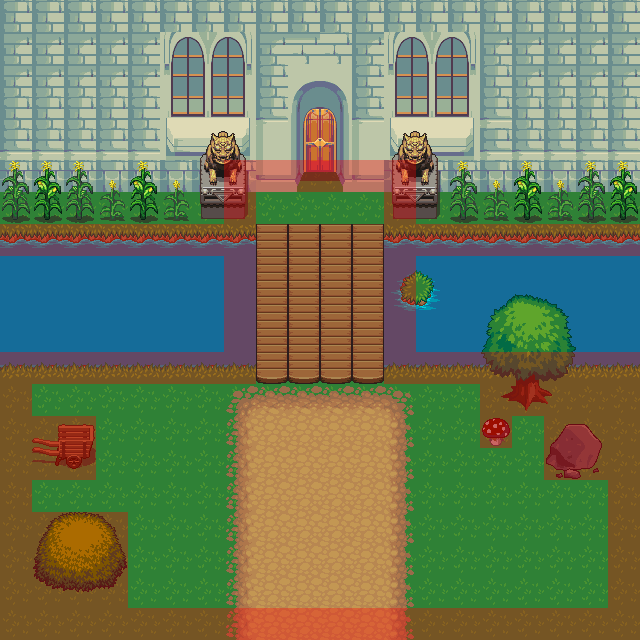

Below is a game level as drawn by its tile map, then a one-line description and the .tmx file that defines it, in full:
An orthogonal 20x20 tile map with 32x32 px tiles, 4 tile layers (Floor, Above Floor, Front Trees, Collision), 4 tilesets and 1 object.

<map version="1.0" orientation="orthogonal" renderorder="right-down" width="20" height="20" tilewidth="32" tileheight="32" nextobjectid="1">
 <tileset firstgid="1" name="terrain" tilewidth="32" tileheight="32" tilecount="1024" columns="32">
  <image source="../Tilesets/LPC_Terrain/terrain.png" width="1024" height="1024" />
  <terraintypes>
   <terrain name="Grass" tile="-1" />
  </terraintypes>
  <tile id="353" terrain="0,0,0,0" />
 </tileset>
 <tileset firstgid="1025" name="build_atlas" tilewidth="32" tileheight="32" tilecount="1024" columns="32">
  <image source="../Tilesets/Atlas2/build_atlas.png" width="1024" height="1024" />
 </tileset>
 <tileset firstgid="2049" name="terrain_atlas" tilewidth="32" tileheight="32" tilecount="1024" columns="32">
  <image source="../Tilesets/Atlas/terrain_atlas.png" width="1024" height="1024" />
 </tileset>
 <tileset firstgid="3073" name="CollisionDetector" tilewidth="32" tileheight="32" tilecount="1" columns="1">
  <image source="../Tilesets/CollisionDetector.png" width="32" height="32" />
  <tile id="0">
   <objectgroup draworder="index">
    <object id="5" x="0.0869565" y="0.0434783" width="31.8261" height="31.8696" />
   </objectgroup>
  </tile>
 </tileset>
 <layer name="Floor" width="20" height="20">
  <data encoding="csv">
354,354,354,354,354,354,354,354,354,354,354,354,354,354,354,354,354,354,354,354,
354,354,354,354,354,354,354,354,354,354,354,354,354,354,354,354,354,354,354,354,
354,354,354,354,354,354,354,354,354,354,354,354,354,354,354,354,354,354,354,354,
354,354,354,354,354,354,354,354,354,354,354,354,354,354,354,354,354,354,354,354,
354,354,354,354,354,354,354,354,354,354,354,354,354,354,354,354,354,354,354,354,
354,354,354,354,354,354,354,354,354,354,354,354,354,354,354,354,354,354,354,354,
354,354,354,354,354,354,354,354,354,354,354,354,354,354,354,354,354,354,354,354,
354,354,354,354,354,354,354,354,354,354,354,354,354,354,354,354,354,354,354,354,
354,354,354,354,354,354,354,354,354,354,354,354,354,354,354,354,354,354,354,354,
354,354,354,354,354,354,354,354,354,354,354,354,354,354,354,354,354,354,354,354,
354,354,354,354,354,354,354,354,354,354,354,354,354,354,354,354,354,354,354,354,
354,354,354,354,354,354,354,354,354,354,354,354,354,354,354,354,354,354,354,354,
354,354,354,354,354,354,354,354,354,354,354,354,354,354,354,354,354,354,354,354,
354,354,354,354,354,354,354,354,354,354,354,354,354,354,354,354,354,354,354,354,
354,354,354,354,354,354,354,354,354,354,354,354,354,354,354,354,354,354,354,354,
354,354,354,354,354,354,354,354,354,354,354,354,354,354,354,354,354,354,354,354,
354,354,354,354,354,354,354,354,354,354,354,354,354,354,354,354,354,354,354,354,
354,354,354,354,354,354,354,354,354,354,354,354,354,354,354,354,354,354,354,354,
354,354,354,354,354,354,354,354,354,354,354,354,354,354,354,354,354,354,354,354,
354,354,354,354,354,354,354,354,354,354,354,354,354,354,354,354,354,354,354,354
</data>
 </layer>
 <layer name="Above Floor" width="20" height="20">
  <data encoding="csv">
1909,1909,1909,1909,1909,1909,1909,1909,1909,1909,1909,1909,1909,1909,1909,1909,1909,1909,1909,1909,
1877,1877,1877,1877,1877,1816,1817,1818,1877,1878,1879,1877,1816,1817,1818,1877,1877,1877,1877,1877,
1877,1877,1877,1877,1877,1848,1849,1850,1909,1910,1911,1909,1848,1849,1850,1909,1877,1877,1877,1877,
1909,1909,1909,1909,1909,1880,1881,1882,1941,1942,1943,1941,1880,1881,1882,1941,1909,1909,1909,1909,
1941,1941,1941,1941,1941,1912,1913,1914,1973,1974,1975,1973,1912,1913,1914,1941,1941,1941,1941,1941,
2008,2008,2008,2008,2008,2008,2008,2008,2005,2006,2007,2005,2008,2008,2008,2008,2008,2008,2008,2008,
354,354,354,354,354,354,354,354,354,354,354,354,354,354,354,354,354,354,354,354,
2408,2408,2408,2408,2408,2408,2408,2408,2705,2705,2705,2705,2408,2408,2408,2408,2408,2408,2408,2408,
2440,2440,2440,2440,2440,2440,2440,2440,2705,2705,2705,2705,2344,2345,2440,2440,2440,2440,2440,2440,
2440,2440,2440,2440,2440,2440,2440,2440,2705,2705,2705,2705,2376,2377,2440,2440,2440,2440,2440,2440,
2440,2440,2440,2440,2440,2440,2440,2440,2705,2705,2705,2705,2440,2440,2440,2440,2440,2440,2440,2440,
2472,2472,2472,2472,2472,2472,2472,2472,2679,2679,2679,2679,2472,2472,2472,2472,2472,2472,2472,2472,
0,0,0,0,0,0,0,65,66,66,66,66,67,0,0,0,0,0,0,0,
0,1716,1717,0,0,0,0,97,98,98,98,98,99,0,0,0,0,0,0,0,
0,1748,1749,0,0,0,0,97,98,98,98,98,99,0,0,0,0,0,0,0,
0,0,0,0,0,0,0,97,98,98,98,98,99,0,0,0,0,0,0,0,
0,2457,2458,2459,0,0,0,97,98,98,98,98,99,0,0,0,0,0,0,0,
0,2489,2490,2491,0,0,0,97,98,98,98,98,99,0,0,0,0,0,0,0,
0,2521,2522,2523,0,0,0,97,98,98,98,98,99,0,0,0,0,0,0,0,
0,0,0,0,0,0,0,97,98,98,98,98,99,0,0,0,0,0,0,0
</data>
 </layer>
 <layer name="Front Trees" width="20" height="20">
  <data encoding="csv">
0,0,0,0,0,0,0,0,0,0,0,0,0,0,0,0,0,0,0,0,
0,0,0,0,0,0,0,0,0,0,0,0,0,0,0,0,0,0,0,0,
0,0,0,0,0,0,0,0,0,0,0,0,0,0,0,0,0,0,0,0,
0,0,0,0,0,0,0,0,0,0,0,0,0,0,0,0,0,0,0,0,
0,0,0,0,0,0,1308,1309,0,0,0,0,1308,1309,0,0,0,0,0,0,
2896,2960,2896,2832,2960,2832,1340,1341,0,0,0,0,1340,1341,2896,2832,2960,2832,2896,2960,
2928,2992,2928,2864,2992,2864,1372,1373,0,0,0,0,1372,1373,2928,2864,2992,2864,2928,2992,
0,0,0,0,0,0,0,0,0,0,0,0,0,0,0,0,0,0,0,0,
0,0,0,0,0,0,0,0,0,0,0,0,0,0,0,0,0,0,0,0,
0,0,0,0,0,0,0,0,0,0,0,0,0,0,0,2974,2975,2976,0,0,
0,0,0,0,0,0,0,0,0,0,0,0,0,0,0,3006,3007,3008,0,0,
0,0,0,0,0,0,0,0,0,0,0,0,0,0,0,3038,3039,3040,0,0,
0,0,0,0,0,0,0,0,0,0,0,0,0,0,0,3070,3071,3072,0,0,
0,0,0,0,0,0,0,0,0,0,0,0,0,0,0,3067,0,2451,2452,0,
0,0,0,0,0,0,0,0,0,0,0,0,0,0,0,0,0,2483,2484,0,
0,0,0,0,0,0,0,0,0,0,0,0,0,0,0,0,0,0,0,0,
0,0,0,0,0,0,0,0,0,0,0,0,0,0,0,0,0,0,0,0,
0,0,0,0,0,0,0,0,0,0,0,0,0,0,0,0,0,0,0,0,
0,0,0,0,0,0,0,0,0,0,0,0,0,0,0,0,0,0,0,0,
0,0,0,0,0,0,0,0,0,0,0,0,0,0,0,0,0,0,0,0
</data>
 </layer>
 <layer name="Collision" width="20" height="20" opacity="0.34">
  <data encoding="csv">
0,0,0,0,0,0,0,0,0,0,0,0,0,0,0,0,0,0,0,0,
0,0,0,0,0,0,0,0,0,0,0,0,0,0,0,0,0,0,0,0,
0,0,0,0,0,0,0,0,0,0,0,0,0,0,0,0,0,0,0,0,
0,0,0,0,0,0,0,0,0,0,0,0,0,0,0,0,0,0,0,0,
0,0,0,0,0,0,0,0,0,0,0,0,0,0,0,0,0,0,0,0,
0,0,0,0,0,0,0,3073,3073,3073,3073,3073,3073,0,0,0,0,0,0,0,
0,0,0,0,0,0,0,3073,0,0,0,0,3073,0,0,0,0,0,0,0,
3073,3073,3073,3073,3073,3073,3073,3073,0,0,0,0,3073,3073,3073,3073,3073,3073,3073,3073,
0,0,0,0,0,0,0,3073,0,0,0,0,3073,0,0,0,0,0,0,0,
0,0,0,0,0,0,0,3073,0,0,0,0,3073,0,0,0,0,0,0,0,
0,0,0,0,0,0,0,3073,0,0,0,0,3073,0,0,0,0,0,0,0,
3073,3073,3073,3073,3073,3073,3073,3073,0,0,0,0,3073,3073,3073,3073,3073,3073,3073,3073,
3073,0,0,0,0,0,0,0,0,0,0,0,0,0,0,3073,3073,3073,3073,3073,
3073,3073,3073,0,0,0,0,0,0,0,0,0,0,0,0,3073,0,3073,3073,3073,
3073,3073,3073,0,0,0,0,0,0,0,0,0,0,0,0,0,0,3073,3073,3073,
3073,0,0,0,0,0,0,0,0,0,0,0,0,0,0,0,0,0,0,3073,
3073,3073,3073,3073,0,0,0,0,0,0,0,0,0,0,0,0,0,0,0,3073,
3073,3073,3073,3073,0,0,0,0,0,0,0,0,0,0,0,0,0,0,0,3073,
3073,3073,3073,3073,0,0,0,0,0,0,0,0,0,0,0,0,0,0,0,3073,
3073,3073,3073,3073,3073,3073,3073,3073,3073,3073,3073,3073,3073,3073,3073,3073,3073,3073,3073,3073
</data>
 </layer>
</map>
